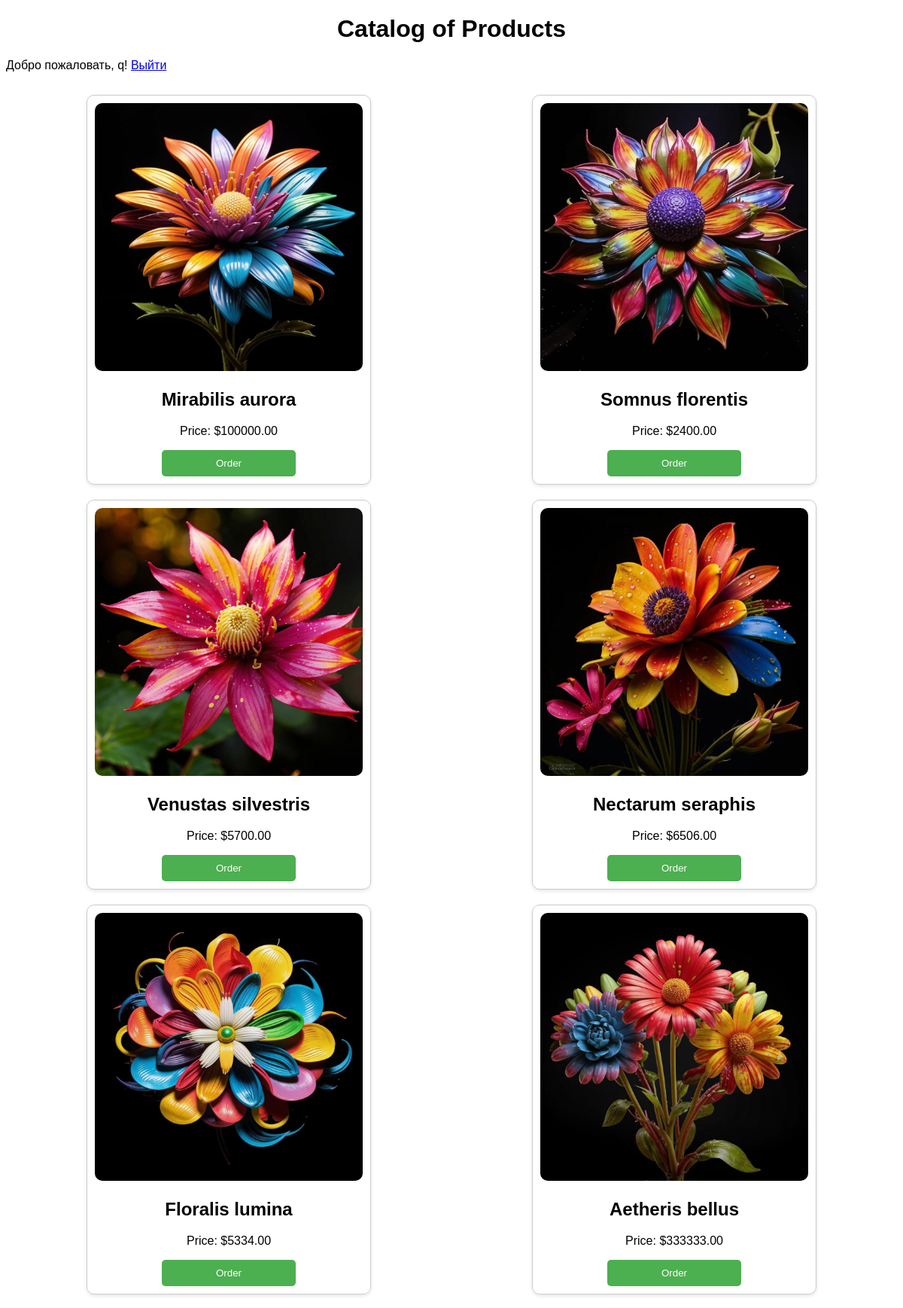
The app's page /flowers/catalog/ (signed in) with its own data.
### flowers/models.py (models this page shows, shortened)
class Product(models.Model):
    name = models.CharField(max_length=255)
    price = models.DecimalField(max_digits=10, decimal_places=2)
    image = models.ImageField(upload_to='products/')

### flowers/views.py (the view)
# urls.py: path('catalog/', views.catalog, name='catalog'),
def catalog(request):
    products = Product.objects.all()[:6]  # Отображаем только 6 товаров
    return render(request, 'flowers/catalog.html', {'products': products})

### flowers/templates/flowers/catalog.html (shortened to what this page needs)
<!DOCTYPE html>
<html lang="en">
<head>
    {% load static %}
    <link rel="stylesheet" href="{% static 'flowers/styles.css' %}">
</head>
<body>
    <h1>Catalog of Products</h1>
    <header>
        {% if user.is_authenticated %}
            <p>Добро пожаловать, {{ user.username }}! <a href="{% url 'logout' %}">Выйти</a></p>
        {% else %}
            <a href="{% url 'login' %}">Войти</a> | <a href="{% url 'signup' %}">Регистрация</a>
        {% endif %}
    </header>
    <div class="catalog-container">
        {% for product in products %}
        <div class="product-card">
            <img src="{{ product.image.url }}" alt="{{ product.name }}" class="product-image">
            <div class="product-info">
                <h2>{{ product.name }}</h2>
                <p>Price: ${{ product.price }}</p>
                <form action="{% url 'place_order' %}" method="post">
                    <button type="submit" class="order-btn">Order</button>
                </form>
            </div>
        </div>
        {% endfor %}
    </div>
</body>
</html>

### flowers/static/flowers/styles.css (style rules this page uses)
body { font-family: Arial, sans-serif; }
h1 { text-align: center; margin-top: 20px; }
.catalog-container { display: flex; flex-wrap: wrap; justify-content: space-around; margin-top: 20px; }
.product-card { width: 30%; border: 1px solid #ccc; border-radius: 10px; margin: 10px; padding: 10px; text-align: center; box-shadow: 0 2px 5px rgba(0, 0, 0, 0.1); }
.product-image { max-width: 100%; height: auto; border-radius: 10px; }
.product-info { margin-top: 10px; }
.order-btn { padding: 10px 20px; background-color: #4CAF50; color: white; border: none; border-radius: 5px; cursor: pointer; }
form { display: flex; flex-direction: column; width: 50%; margin: 0 auto; }

### records on screen
Product: image (picture), name "Mirabilis aurora", price "100000.00"
Product: image (picture), name "Somnus florentis", price "2400.00"
Product: image (picture), name "Venustas silvestris", price "5700.00"
Product: image (picture), name "Nectarum seraphis", price "6506.00"
Product: image (picture), name "Floralis lumina", price "5334.00"
Product: image (picture), name "Aetheris bellus", price "333333.00"

### other values on screen
{{ user.username }} "q"
